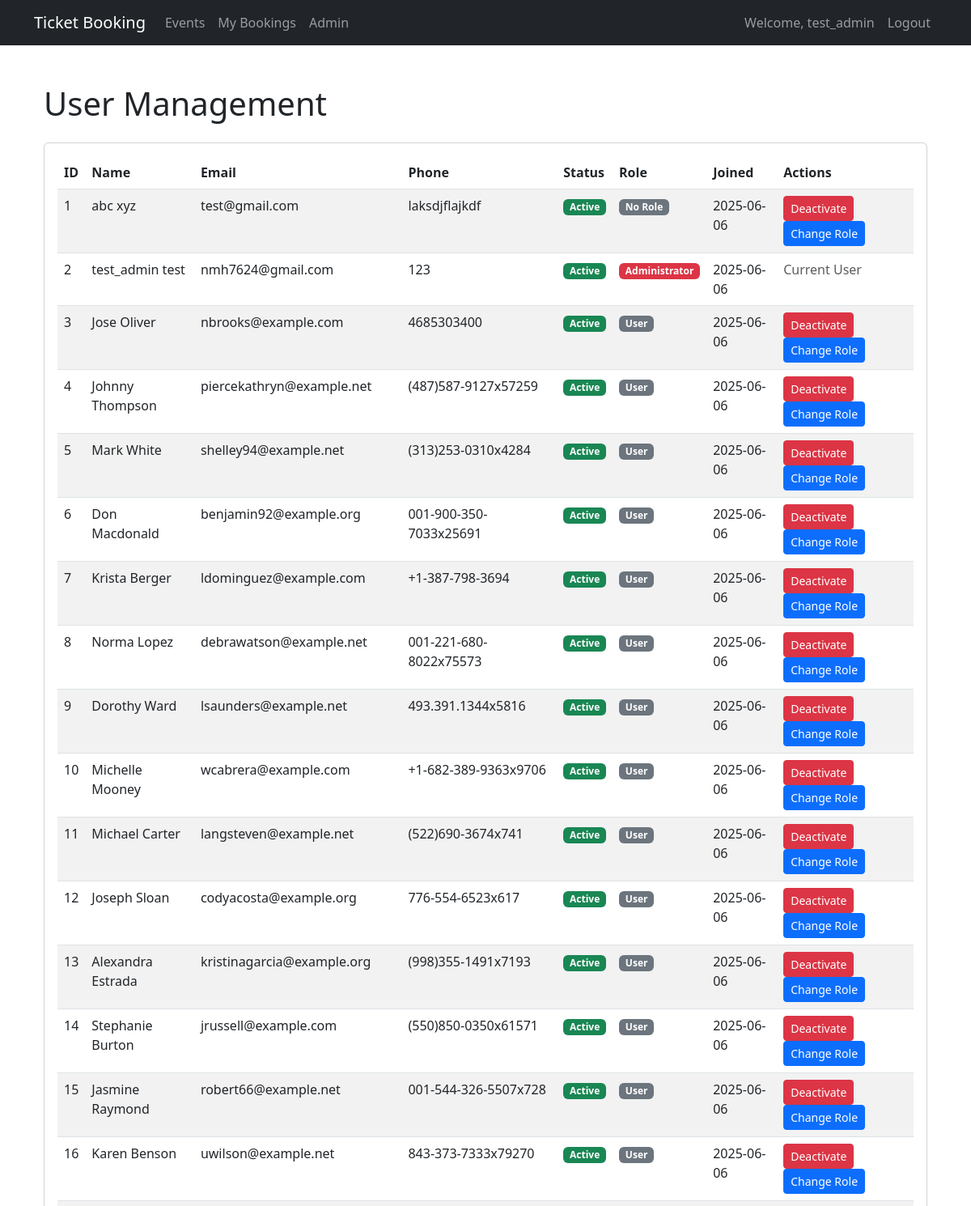
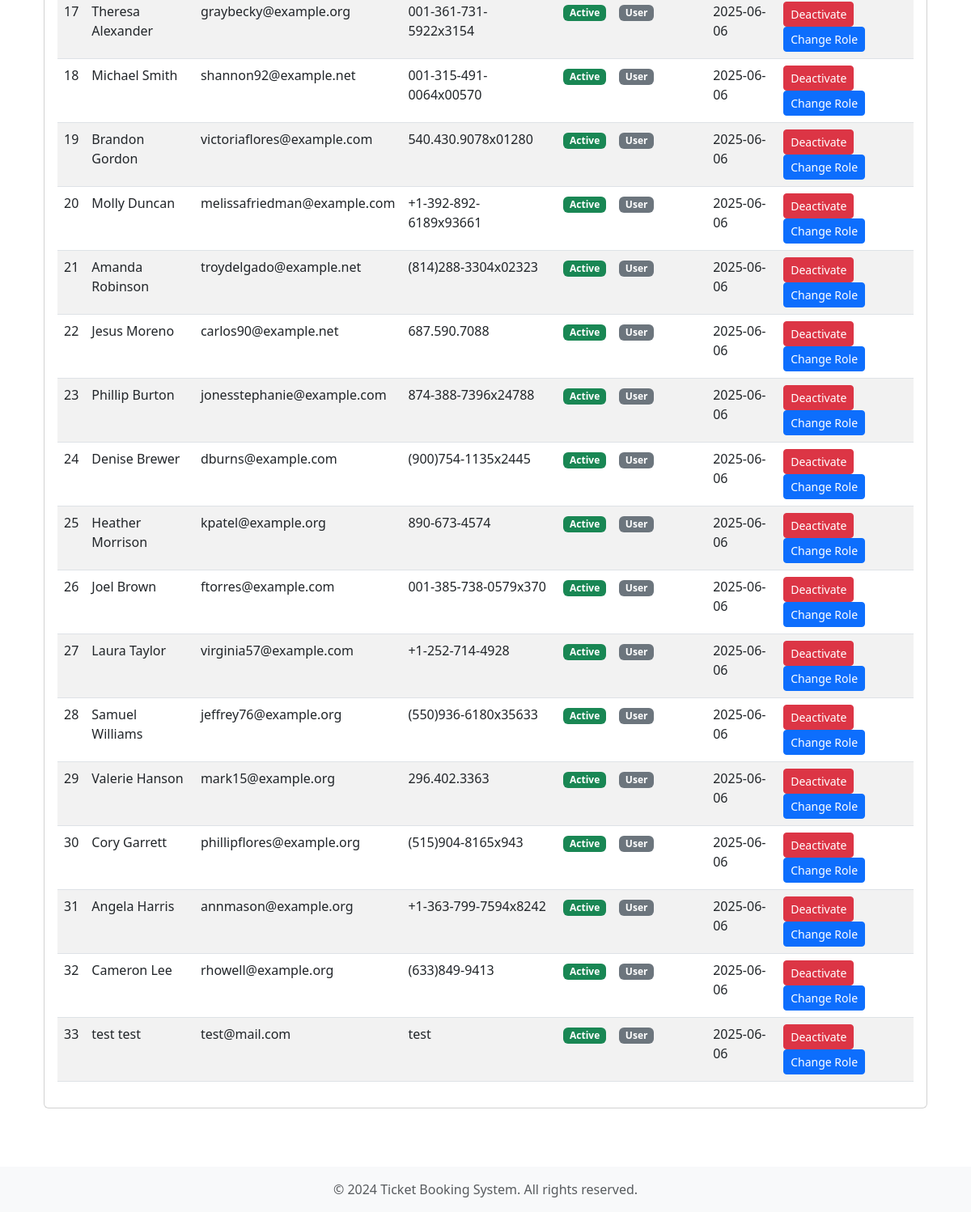
The app's page /admin/users (signed in) with its own data (2 pictures, top to bottom).
### app/models/user.py (models this page shows, shortened)
class User(UserMixin, db.Model):
    __tablename__ = 'users'
    id = db.Column(db.Integer, primary_key=True)
    email = db.Column(db.String(120), unique=True, nullable=False)
    password_hash = db.Column(db.String(255), nullable=False)
    first_name = db.Column(db.String(50), nullable=False)
    last_name = db.Column(db.String(50), nullable=False)
    phone = db.Column(db.String(20))
    is_active = db.Column(db.Boolean, default=True)
    role_id = db.Column(db.Integer, db.ForeignKey('roles.id'))
    created_at = db.Column(db.DateTime, default=datetime.utcnow)
    updated_at = db.Column(db.DateTime, default=datetime.utcnow, onupdate=datetime.utcnow)
    bookings = db.relationship('Booking', backref='user', lazy=True)
    @property
    def full_name(self):
        return f"{self.first_name} {self.last_name}"
    def can(self, permission):
        return self.role is not None and self.is_active and self.role.has_permission(permission)
    def is_administrator(self):
        return self.can(Permission.MANAGE_USERS)
    @property
    def is_admin(self):
        return self.is_administrator()

### app/models/role.py (models this page shows, shortened)
class Role(db.Model):
    __tablename__ = 'roles'
    id = db.Column(db.Integer, primary_key=True)
    name = db.Column(db.String(50), unique=True, nullable=False)
    description = db.Column(db.String(255))
    permissions = db.Column(db.Integer, default=0)  # Using bitmask for permissions
    users = db.relationship('User', backref='role', lazy=True)
    def has_permission(self, permission):
        return self.permissions & permission == permission

### app/routes/admin.py (the view)
@admin_bp.route("/users")
@permission_required(Permission.MANAGE_USERS)
def users():
    users = User.query.all()
    roles = Role.query.all()
    return render_template("admin/users.html", users=users, roles=roles)

### app/templates/admin/users.html (shortened to what this page needs)
{% extends "base.html" %}
{% block content %}
<div class="container py-4">
    <h1 class="mb-4">User Management</h1>
    <div class="card">
        <div class="card-body">
            <div class="table-responsive">
                <table class="table table-striped">
                    <thead>
                        <tr>
                            <th>ID</th>
                            <th>Name</th>
                            <th>Email</th>
                            <th>Phone</th>
                            <th>Status</th>
                            <th>Role</th>
                            <th>Joined</th>
                            <th>Actions</th>
                        </tr>
                    </thead>
                    <tbody>
                        {% for user in users %}
                        <tr>
                            <td>{{ user.id }}</td>
                            <td>{{ user.full_name }}</td>
                            <td>{{ user.email }}</td>
                            <td>{{ user.phone or 'N/A' }}</td>
                            <td>
                                <span class="badge {% if user.is_active %}bg-success{% else %}bg-danger{% endif %}">
                                    {{ 'Active' if user.is_active else 'Inactive' }}
                                </span>
                            </td>
                            <td>
                                <span class="badge {% if user.role.name == 'Administrator' %}bg-danger{% elif user.role.name == 'Staff' %}bg-primary{% else %}bg-secondary{% endif %}">
                                    {{ user.role.name if user.role else 'No Role' }}
                                </span>
                            </td>
                            <td>{{ user.created_at.strftime('%Y-%m-%d') }}</td>
                            <td>
                                {% if user.id != current_user.id %}
                                <form action="{{ url_for('admin.toggle_active', user_id=user.id) }}" method="POST" class="d-inline">
                                    <button type="submit" class="btn btn-sm {% if user.is_active %}btn-danger{% else %}btn-success{% endif %}">
                                        {{ 'Deactivate' if user.is_active else 'Activate' }}
                                    </button>
                                </form>
                                <button type="button" class="btn btn-sm btn-primary" data-bs-toggle="modal" data-bs-target="#roleModal{{ user.id }}">
                                    Change Role
                                </button>
                                {% else %}
                                <span class="text-muted">Current User</span>
                                {% endif %}
                            </td>
                        </tr>
                        {% endfor %}
                    </tbody>
                </table>
            </div>
        </div>
    </div>
</div>
{% endblock %}

### app/templates/base.html (shortened to what this page needs)
<!DOCTYPE html>
<html lang="en">
<head>
    <link href="https://cdn.jsdelivr.net/npm/bootstrap@5.3.0/dist/css/bootstrap.min.css" rel="stylesheet">
    <link rel="stylesheet" href="{{ url_for('static', filename='css/style.css') }}">
</head>
<body>
    <nav class="navbar navbar-expand-lg navbar-dark bg-dark">
        <div class="container">
            <a class="navbar-brand" href="{{ url_for('main.index') }}">Ticket Booking</a>
            <div class="collapse navbar-collapse" id="navbarNav">
                <ul class="navbar-nav me-auto">
                    <li class="nav-item">
                        <a class="nav-link" href="{{ url_for('events.list') }}">Events</a>
                    </li>
                    {% if current_user.is_authenticated %}
                        <li class="nav-item">
                            <a class="nav-link" href="{{ url_for('booking.my_bookings') }}">My Bookings</a>
                        </li>
                        {% if current_user.is_admin %}
                            <li class="nav-item">
                                <a class="nav-link" href="{{ url_for('admin.dashboard') }}">Admin</a>
                            </li>
                        {% endif %}
                    {% endif %}
                </ul>
                <ul class="navbar-nav">
                    {% if current_user.is_authenticated %}
                        <li class="nav-item">
                            <span class="nav-link">Welcome, {{ current_user.first_name }}</span>
                        </li>
                        <li class="nav-item">
                            <a class="nav-link" href="{{ url_for('auth.logout') }}">Logout</a>
                        </li>
                    {% endif %}
                </ul>
            </div>
        </div>
    </nav>
    <div class="container mt-4">
        {% block content %}{% endblock %}
    </div>
    <footer class="footer mt-5 py-3 bg-light">
        <div class="container text-center">
            <span class="text-muted">© 2024 Ticket Booking System. All rights reserved.</span>
        </div>
    </footer>
</body>
</html>

### app/static/css/style.css (style rules this page uses)
body { min-height: 100vh; display: flex; flex-direction: column; }
.footer { margin-top: auto; }
.card { transition: transform 0.2s; }

### records on screen
User: first_name "test_admin", id "2", full_name "test_admin test", email "nmh7624@gmail.com", phone "123", is_active "Active", role "Administrator", created_at "2025-06-06", shows "Current User"
User: id "1", full_name "abc xyz", email "test@gmail.com", phone "laksdjflajkdf", is_active "Active", role "No Role", created_at "2025-06-06", is_active "Deactivate"
User: id "3", full_name "Jose Oliver", email "nbrooks@example.com", phone "4685303400", is_active "Active", role "User", created_at "2025-06-06", is_active "Deactivate"
User: id "4", full_name "Johnny Thompson", email "piercekathryn@example.net", phone "(487)587-9127x57259", is_active "Active", role "User", created_at "2025-06-06", is_active "Deactivate"
User: id "5", full_name "Mark White", email "shelley94@example.net", phone "(313)253-0310x4284", is_active "Active", role "User", created_at "2025-06-06", is_active "Deactivate"
User: id "6", full_name "Don Macdonald", email "benjamin92@example.org", phone "001-900-350-7033x25691", is_active "Active", role "User", created_at "2025-06-06", is_active "Deactivate"
User: id "7", full_name "Krista Berger", email "ldominguez@example.com", phone "+1-387-798-3694", is_active "Active", role "User", created_at "2025-06-06", is_active "Deactivate"
User: id "8", full_name "Norma Lopez", email "debrawatson@example.net", phone "001-221-680-8022x75573", is_active "Active", role "User", created_at "2025-06-06", is_active "Deactivate"
User: id "9", full_name "Dorothy Ward", email "lsaunders@example.net", phone "493.391.1344x5816", is_active "Active", role "User", created_at "2025-06-06", is_active "Deactivate"
User: id "10", full_name "Michelle Mooney", email "wcabrera@example.com", phone "+1-682-389-9363x9706", is_active "Active", role "User", created_at "2025-06-06", is_active "Deactivate"
User: id "11", full_name "Michael Carter", email "langsteven@example.net", phone "(522)690-3674x741", is_active "Active", role "User", created_at "2025-06-06", is_active "Deactivate"
User: id "12", full_name "Joseph Sloan", email "codyacosta@example.org", phone "776-554-6523x617", is_active "Active", role "User", created_at "2025-06-06", is_active "Deactivate"
User: id "13", full_name "Alexandra Estrada", email "kristinagarcia@example.org", phone "(998)355-1491x7193", is_active "Active", role "User", created_at "2025-06-06", is_active "Deactivate"
User: id "14", full_name "Stephanie Burton", email "jrussell@example.com", phone "(550)850-0350x61571", is_active "Active", role "User", created_at "2025-06-06", is_active "Deactivate"
User: id "15", full_name "Jasmine Raymond", email "robert66@example.net", phone "001-544-326-5507x728", is_active "Active", role "User", created_at "2025-06-06", is_active "Deactivate"
User: id "16", full_name "Karen Benson", email "uwilson@example.net", phone "843-373-7333x79270", is_active "Active", role "User", created_at "2025-06-06", is_active "Deactivate"
User: id "17", full_name "Theresa Alexander", email "graybecky@example.org", phone "001-361-731-5922x3154", is_active "Active", role "User", created_at "2025-06-06", is_active "Deactivate"
User: id "18", full_name "Michael Smith", email "shannon92@example.net", phone "001-315-491-0064x00570", is_active "Active", role "User", created_at "2025-06-06", is_active "Deactivate"
User: id "19", full_name "Brandon Gordon", email "victoriaflores@example.com", phone "540.430.9078x01280", is_active "Active", role "User", created_at "2025-06-06", is_active "Deactivate"
User: id "20", full_name "Molly Duncan", email "melissafriedman@example.com", phone "+1-392-892-6189x93661", is_active "Active", role "User", created_at "2025-06-06", is_active "Deactivate"
User: id "21", full_name "Amanda Robinson", email "troydelgado@example.net", phone "(814)288-3304x02323", is_active "Active", role "User", created_at "2025-06-06", is_active "Deactivate"
User: id "22", full_name "Jesus Moreno", email "carlos90@example.net", phone "687.590.7088", is_active "Active", role "User", created_at "2025-06-06", is_active "Deactivate"
User: id "23", full_name "Phillip Burton", email "jonesstephanie@example.com", phone "874-388-7396x24788", is_active "Active", role "User", created_at "2025-06-06", is_active "Deactivate"
User: id "24", full_name "Denise Brewer", email "dburns@example.com", phone "(900)754-1135x2445", is_active "Active", role "User", created_at "2025-06-06", is_active "Deactivate"
User: id "25", full_name "Heather Morrison", email "kpatel@example.org", phone "890-673-4574", is_active "Active", role "User", created_at "2025-06-06", is_active "Deactivate"
User: id "26", full_name "Joel Brown", email "ftorres@example.com", phone "001-385-738-0579x370", is_active "Active", role "User", created_at "2025-06-06", is_active "Deactivate"
User: id "27", full_name "Laura Taylor", email "virginia57@example.com", phone "+1-252-714-4928", is_active "Active", role "User", created_at "2025-06-06", is_active "Deactivate"
User: id "28", full_name "Samuel Williams", email "jeffrey76@example.org", phone "(550)936-6180x35633", is_active "Active", role "User", created_at "2025-06-06", is_active "Deactivate"
User: id "29", full_name "Valerie Hanson", email "mark15@example.org", phone "296.402.3363", is_active "Active", role "User", created_at "2025-06-06", is_active "Deactivate"
User: id "30", full_name "Cory Garrett", email "phillipflores@example.org", phone "(515)904-8165x943", is_active "Active", role "User", created_at "2025-06-06", is_active "Deactivate"
User: id "31", full_name "Angela Harris", email "annmason@example.org", phone "+1-363-799-7594x8242", is_active "Active", role "User", created_at "2025-06-06", is_active "Deactivate"
User: id "32", full_name "Cameron Lee", email "rhowell@example.org", phone "(633)849-9413", is_active "Active", role "User", created_at "2025-06-06", is_active "Deactivate"
User: id "33", full_name "test test", email "test@mail.com", phone "test", is_active "Active", role "User", created_at "2025-06-06", is_active "Deactivate"
